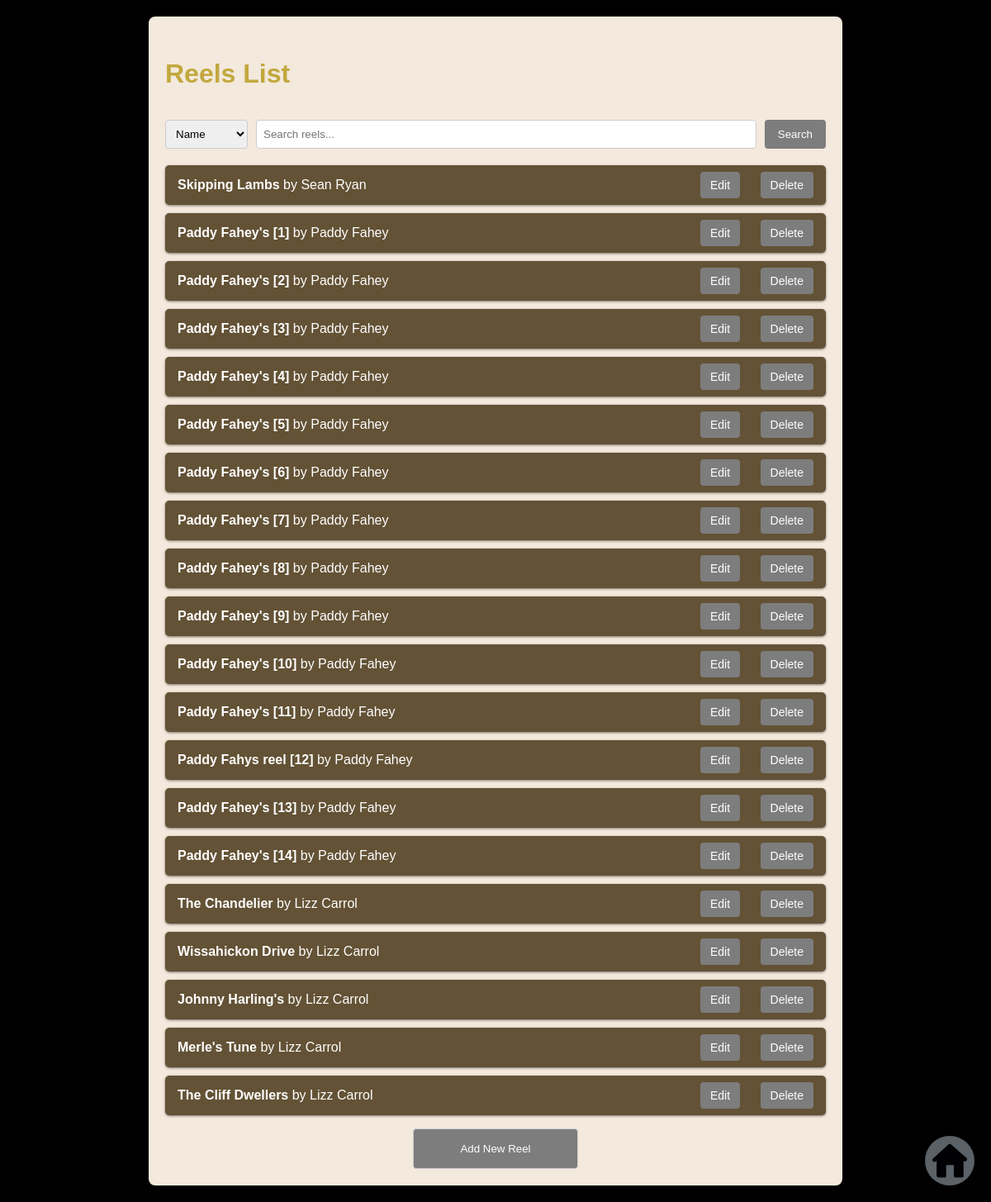
The app's page /tunes/, older data.
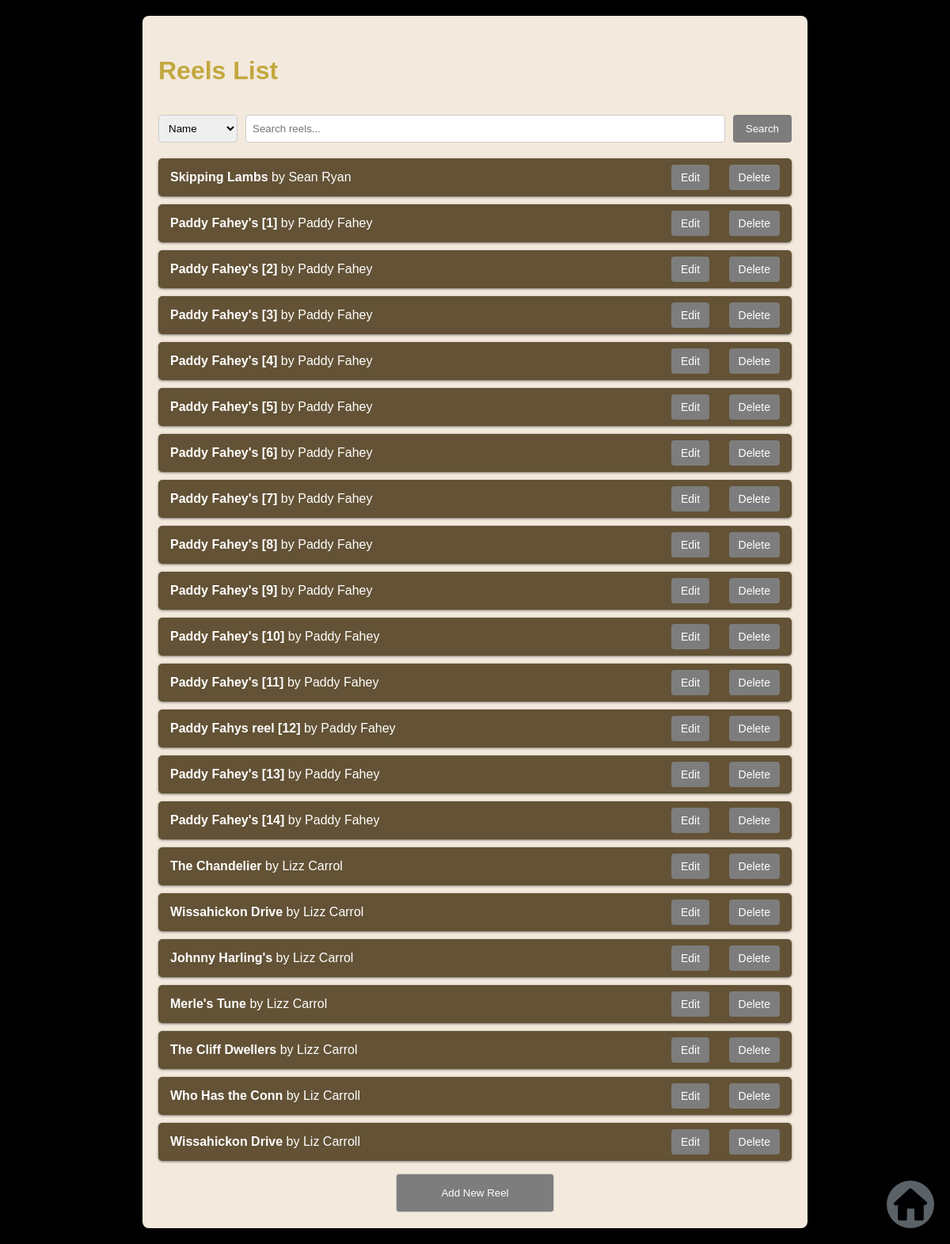
The same page, newer data.
### music_analysis/models.py (models this page shows, shortened)
class Tune(models.Model):
    name = models.CharField(max_length=100)  # Tune's name
    composer = models.CharField(max_length=100)  # Composer's name
    abc_notation = models.TextField()  # ABC notation for the tune

### music_analysis/views.py (the view, shortened to what this page needs)
# urls.py: path('tunes/', views.tunes, name='tunes'),
def tunes(request):
    tunes = Tune.objects.all()
    tune_id = request.GET.get('edit')  # Get 'edit' parameter from the query string
    delete_id = request.GET.get('delete')  # Get 'delete' parameter from the query string
    form = None
    if request.method == 'POST':
        print("POST request received")
    if delete_id and request.method == 'POST':
        print(f"Trying to delete tune with ID: {delete_id}")
        tune = get_object_or_404(Tune, pk=delete_id)
        tune.delete()
        print(f"Tune deleted: {delete_id}")
        return redirect('tunes')
    tunes_data = {}
    for tune in tunes:
        tunes_data[tune.pk] = {
            'name': tune.name,
            'composer': tune.composer,
            'abc_notation': tune.abc_notation,
        }
    return render(request, 'tunes.html', {
        'tunes': tunes,
        'form': form,
        'tune_id': tune_id,
        'tunes_data_json': json.dumps(tunes_data),
        'delete_id': delete_id
    })

### music_analysis/templates/tunes.html (shortened to what this page needs)
<!DOCTYPE html>
{% load static %}
<html lang="en">
<head>
    <link rel="stylesheet" href="{% static 'music_analysis/css/tunes.css' %}">
</head>
<body>
    <div class="container">
        <h1>Reels List</h1>
        <div class="search-bar">
            <select id="search-type">
                <option value="name">Name</option>
            </select>
            <input type="text" id="search-query" placeholder="Search reels...">
            <button id="search-button">Search</button>
        </div>
        <ul id="tunes-list">
            {% for tune in tunes %}
                <li>
                    <span><strong>{{ tune.name }}</strong> by {{ tune.composer }}</span>
                    <div>
                        <a href="#" class="edit-tune-link"
                           data-edit-url="{% url 'tunes_edit' tune.pk %}">Edit</a>
                        <a href="#" class="delete-tune-link"
                           data-delete-url="{% url 'tunes_delete' tune.pk %}">Delete</a>
                    </div>
                </li>
            {% endfor %}
        </ul>
        <button id="add-new-tune-button">Add New Reel</button>
    </div>
    <a href="{% url 'music_dashboard' %}" class="home-button">
        <img src="{% static 'music_analysis/images/homeIcon.png' %}" alt="Home">
    </a>
</body>
</html>

### static/music_analysis/css/tunes.css (style rules this page uses)
body { padding: 20px; font-family: Arial, sans-serif; background-color: #000; color: #fff; margin: 0; }
h1, h2 { padding-bottom: 15px; padding-top: 10px; color: #C2A83E; }
ul { list-style-type: none; padding: 0; }
li { background-color: #635235; padding: 15px; margin: 10px 0; border-radius: 5px; box-shadow: 0 1px 3px rgba(0, 0, 0, 0.5); display: flex; justify-content: space-between; align-items: center; color: #fff; }
li a, li form { margin-left: 20px; }
li a { text-decoration: none; background-color: #7D7D7D; color: white; padding: 8px 12px; border-radius: 4px; font-size: 14px; transition: background-color 0.3s ease; }
.container { max-width: 800px; margin: 0 auto; padding: 20px; background-color: #F3E9DC; border-radius: 8px; box-shadow: 0 2px 4px rgba(0, 0, 0, 0.5); }
a { color: #ffffff; }
.home-button { position: fixed; bottom: 20px; right: 20px; z-index: 1000; width: 60px; height: 60px; background-color: #5a6268; border-radius: 50%; display: flex; justify-content: center; align-items: center; box-shadow: 0 4px 8px rgba(0, 0, 0, 0.2); }
.home-button img { width: 70%; height: 70%; object-fit: contain; }

### music_analysis/templates/tunes.html (style rules this page uses)
.search-bar { display: flex; gap: 10px; margin-bottom: 20px; }
#search-query { padding: 8px; border: 1px solid #ccc; border-radius: 4px; width: 600px; background-color: #fff; color: rgb(0, 0, 0); }
#search-type { padding: 8px; border: 1px solid #ccc; border-radius: 4px; }
#search-button { padding: 8px 16px; background-color: #7D7D7D; color: white; border: none; border-radius: 4px; cursor: pointer; }
#add-new-tune-button { background-color: #7D7D7D; color: white; padding: 16px; border: 1px solid #ccc; border-radius: 4px; cursor: pointer; width: 200px; margin-left: 300px; }

Row changes from the older to the newer data that the page shows:
added Tune: name "Who Has the Conn", composer "Liz Carroll"
added Tune: name "Wissahickon Drive", composer "Liz Carroll"
